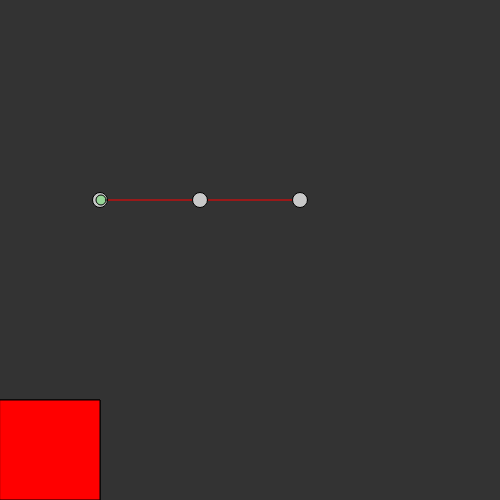
Frame 1 (no input)
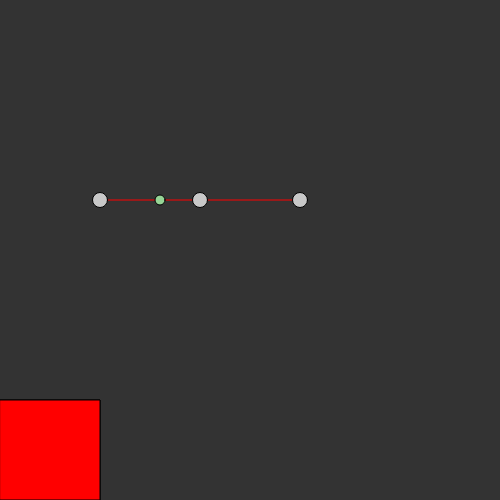
Frame 60 (no input)
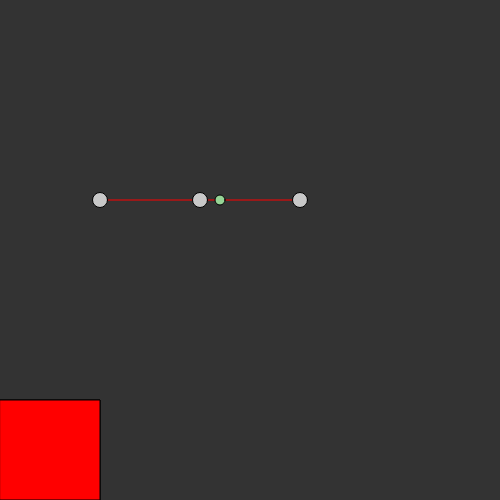
Frame 120 (the mouse pressed at the canvas centre since frame 60)

The p5.js sketch that drew these frames (run headless with seeded random() and noise() and a simulated clock; from frame 60 on, the mouse is pressed at the canvas centre):

// p5.js sketch
// ── sketch.js
var stations = [];
var lines = [];
var trains = [];

var panelH = 20;
var panelW = 20;

var mouse;

var controls = {};


// Creating a new segment variables
var segmentstart;

var creatingSegment = false;


function setup(){
	createCanvas(500,500);
	textSize(20);
	createTest();

	mouse = createVector(0,0);


	createControls();

}


function createTest(){

	var s = new Station(100, 200);
	stations.push(s);

	var t = new Station(200, 200);
	stations.push(t);

	var v = new Station(300, 200);
	stations.push(v);



	//Create a line
	var line = new Line();

	//Create the segments
	var s1 = new LineSegment(s,t);
	var s2 = new LineSegment(t,v);

	line.addSegment(s1);
	line.addSegment(s2);

	lines.push(line);

	var train = new Train(line);
	trains.push(train);
}




function createControls(){
	var addStationButton = createButton('Add station');
  	addStationButton.position(10, 500);
  	addStationButton.mousePressed(setCreatingStation);



  	var createLineButton = createButton('Create line');
  	createLineButton.position(100, 500);
  	createLineButton.mousePressed(setCreatingLine);

}


function setCreatingStation(){
	controls.addingStation = true;
}


function cancelCreatingStation(){
	controls.addingStation = false;
}

function setCreatingLine(){
	var l = new Line();
	l.color.randomize();

	lines.push(l);
}


function cancelCreatingLine(){

}




function mousePressed(){

	if(mouseX < 500 && mouseY < 500){ //It is inside the canvas?



		if(controls.addingStation == true){

			var s = new Station(mouseX, mouseY);
			stations.push(s);

			cancelCreatingStation();
		}else{



			//Did the user click a station?
			var clickedStation = clickingStation();

			console.log("clickedStation", clickedStation);

			if(clickedStation != undefined){

				//Creating a new segment
				creatingSegment = true;
				segmentstart = clickedStation;
			}

		}
	}

}

function mouseReleased(){

	if(creatingSegment == true){

		var segmentEnd = clickingStation();

		if(segmentEnd != undefined && segmentEnd != segmentstart){
			//CReate a segment between segmentstart y segmentend
			//Read the line froms segmentstart


			//FIX THIS
			var line = lines[0];
			//var line = segmentstart.parent;
			//console.log(segmentstart, line);

			var newSegment = new LineSegment(segmentstart, segmentEnd);
			line.addSegment(newSegment);
		}

		creatingSegment = false;
		segmentstart = undefined;
		segmentend = undefined;
	}
}

function clickingStation(){
	for(var i = 0; i < stations.length; i++){
		var s = stations[i];

		if(s.mouseIn()){
			return s;
		}
	}
	return undefined;
}
/*
function createTest(){
	var scount = 20;

	for(var i = 0; i< scount; i++){
			var s = new Station(random(0,500), random(0,500));
			stations.push(s);
	}

	console.log("I have " + stations.length + " stations");


	var trainCount = 0;

	for(var i = 0; i< stations.length; i++){
		var station = stations[i];
		console.log("I prepare the station " +i);

		var linesFromHere =Math.floor(random(0,5));

		console.log("Lines", linesFromHere);
		for(var l = 0; l< linesFromHere; l++){
			//Get a randon index
			var index = Math.floor(random(stations.length));
			var toStation = stations[index];
			if(toStation != station){
				var line = new LineSegment(station,toStation);
				lines.push(line);


				//Add the train to this line
				var train = new Train(line);
				trains.push(train);

				train.setId(""+ trainCount);
				trainCount++;
			}
		}

	}
}*/

function draw(){
	background(51);

	//Display all lines
	for(var i = 0; i< lines.length; i++){
		var l = lines[i];
		l.display();
	}

	//Display all the stations
	for(var i = 0; i< stations.length; i++){
		var s = stations[i];
		s.display();
	}


	//Update and display all the trains
	for(var i = 0; i< trains.length; i++){
		var t = trains[i];
		t.update();
		t.display();
	}

	//Draw the tooltip for the lines
	this.drawLinesInfo();
}





function drawLinesInfo(){

	var infoW = 100;
	var infoH = 100;

	var hdiv = infoH / lines.length;

	var rectStart = 500 - infoH;


	fill(200);
	rect(0, rectStart, infoW, infoH);




	for(var i = 0; i< lines.length; i++){
		var l = lines[i];

		l.color.setFill();
		stroke(0);
		rect(0, rectStart + (i * hdiv), infoW, infoH);
	}

}

// ── color.js
function Color(r,g,b){
	this.r = r;
	this.g = g;
	this.b = b;
}


Color.prototype.setFill = function(){
	fill(this.r, this.g, this.b);
}


Color.prototype.setStroke = function(){
	stroke(this.r, this.g, this.b);
}


Color.prototype.randomize = function(){
	this.r = Math.floor(random(0,255));
	this.g = Math.floor(random(0,255));
	this.b = Math.floor(random(0,255));
}
// ── line.js

//-------------------
//Line class
//-------------------

/*
A line has multiple segment limits.
It has a initial station and a final station
*/

function Line(){
	this.segments = []; //The segments that conforms this line

	this.color = new Color(255, 0, 0);	//The color of the line


	this.start = undefined;	//The initial station of the line
	this.end = undefined;		//The final station of the line (it may be the same if the line is circular)
}



// Display every segments
Line.prototype.display = function(){

	this.color.setStroke();

	for(var i = 0; i < this.segments.length; i++){
		var s = this.segments[i];
		s.display();
	}
}


//Add a segment line to the array and put this line as its parent
Line.prototype.addSegment = function(s){
	this.segments.push(s);
	s.parent = this;

	//After adding, update the start and end of the line
	this.updateStartAndEnd();
}


//The new start of the line will be at the 0 position of the array
//The new end will be the last element of the array
Line.prototype.updateStartAndEnd = function(s){
	this.start = this.segments[0].source;
	this.end = this.segments[this.segments.length -1].target;
}


//Add a train in this line, by default at the initial segment
Line.prototype.addTrain = function(t){
	t.currentSegment = this.segments[0];
	t.nextStation = this.segments[0].target;
}


//Set a train to look for the next segment
//A train can go from the start line to the end one or in reverse order.
Line.prototype.attachToNextSegment = function(t){	//THE ERROR COULD BE HERE


	//Is the train at the end of the line?
	if(t.fromStoT == true && t.nextStation == this.segments[this.segments.length - 1].target){


		if(this.start == this.end){ //the end and start stations are the same
			

			var nextSegment = this.segments[0];
			t.nextStation = nextSegment.target;
			t.currentSegment = nextSegment;

		}else{
			//It is the end
			t.fromStoT = false;

			//Same segment but the source
			t.nextStation = t.currentSegment.source;
		}


		
		
	}else if(t.fromStoT == false && t.nextStation == this.segments[0].source){

		if(this.start == this.end){ //the end and start stations are the same
			var nextSegment = this.segments[this.segments.length -1];
			t.nextStation = nextSegment.source;
			t.currentSegment = nextSegment;
		}else{
			//It is the beginning
			t.fromStoT = true;

			//Same segment but the target
			t.nextStation = t.currentSegment.target;
		}


		
		
	}else{ //I reached an station that is nor the start not the end

		//Get the line for the current segment
		var index = this.getIndexForSegment(t.currentSegment);

		if(t.fromStoT == true){ //Moving towards the end
			var nextSegment = this.segments[index + 1];
			t.nextStation = nextSegment.target;
			t.currentSegment = nextSegment;

		}else{
			var nextSegment = this.segments[index -1];
			t.nextStation = nextSegment.source
			t.currentSegment = nextSegment;
		}
	}

}


//Returns the index on the array for the segment s, or -1 if it doesn't exists
Line.prototype.getIndexForSegment = function(s){
	for(var i = 0; i< this.segments.length; i++){
		if(this.segments[i] == s){
			return i;
		}
	}
	return -1;
}

// ── lineSegment.js

/*
		A segment that goes from one station (source) to other (target)
*/

function LineSegment(s, t){
	this.source = s;
	this.target = t;

	this.parent = undefined;
}


LineSegment.prototype.display = function(){
	this.parent.color.setStroke();
	line(this.source.pos.x, this.source.pos.y, this.target.pos.x, this.target.pos.y);
}

// ── station.js

//-------------------
// Station class
//-------------------

function Station(x,y){
	this.pos = createVector(x,y);	//Position
	this.size = 15;								//Icon size
}


Station.prototype.display = function(){
	fill(200);
	stroke(0);
	ellipse(this.pos.x, this.pos.y, this.size, this.size);
}


Station.prototype.mouseIn = function(){

	mouse.x = mouseX;
	mouse.y = mouseY;

	var dist = p5.Vector.dist(this.pos, mouse);

	if(dist <= this.size){
		return true;
	}else{
		return false;
	}


}

// ── train.js

//-------------------
//Train class
//-------------------

function Train(line){
	this.pos = createVector(line.start.pos.x, line.start.pos.y);

	this.line = line;

	//this.speed = random();

	this.speed = 1;

	this.fromStoT = true;

	this.selected = false;

	this.size = 10;
	this.bigSize = 15;

	this.id = "";

	//Maybe remove all the currentSegment stuff
	//I may need instead a desiredPoint (the end or the start of a line)
	this.currentSegment = undefined;

	this.nextStation = undefined; //This will be a station

	line.addTrain(this);


	this.moveState = 0; //0-> Default,  1-> accelerating,  2-> Decelerating

}

Train.prototype.setId = function(identifier){
	this.id = identifier;
}




Train.prototype.move = function(){
	var vel = p5.Vector.sub(this.nextStation.pos, this.pos);
	vel.normalize();
	vel.mult(this.speed);


	//Acceleration

	if(this.moveState == 0){ //No acceleration

	}else if(this.moveState == 1){	//Accelerating

	}else if(this.moveState == 2){	//Decelerating

	}

	this.pos.add(vel);
}
//The basic update algorithm for a train
Train.prototype.update = function(deltaTime){

	//If I'm nowhere, I should not do anything
	if(this.nextStation == undefined){
		console.log("I don't know the next station");
		return;
	}


	//Move towards this.nextStation
	this.move();



	//After moving, we need to check if we reached the destiny point

	var dist =  p5.Vector.dist(this.pos, this.nextStation.pos);

	if(dist <= 2){
		console.log("Station reached");
		//Change state to in station

		
		//Am I at the end of the line?
		this.doInStation();
	}

}


Train.prototype.doInStation = function(){
	this.line.attachToNextSegment(this);
}

Train.prototype.display = function(){

	if(this.selected == false){
		fill(150,212,150);
		ellipse(this.pos.x, this.pos.y, this.size,this.size);
	}else{
		fill(150,187,212);
		ellipse(this.pos.x, this.pos.y, this.bigSize, this.bigSize);
	}

	if(this.selected == true){ //Show the info for this train
		fill(230);
		rect(this.pos.x - panelW/2,
			this.pos.y - this.bigSize/2 - panelH ,
			panelW,
			panelH);
			stroke(10);
			fill(10);
			text(this.id, this.pos.x - panelW/4, this.pos.y - this.bigSize/2 );
	}
}

Train.prototype.mouseIn = function(){

	mouse.x = mouseX;
	mouse.y = mouseY;

	var dist = p5.Vector.dist(this.pos, mouse);

	if(dist <= this.bigSize){
		return true;
	}else{
		return false;
	}
	/*
	if(mouseX > this.pos.x &&
		mouseX < this.pos.x + this.bigSize &&
		mouseY > this.pos.y &&
		mouseY < this.pos.y + this.bigSize){
			return true;
	}else{
			return false
	}*/

}
